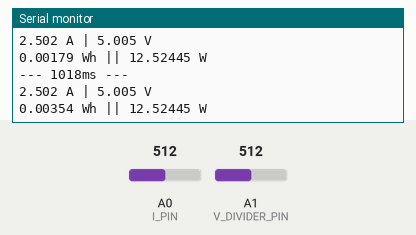
Bench run of a sketch on a simulated Arduino Uno, built with avr-gcc and run on an emulated ATmega328P. Parts: the last lines printed to the serial monitor. Inputs (shaded band) come from the test bench; at power-on: A0 (I_PIN) = 512, A1 (V_DIVIDER_PIN) = 512.

Above: at 1.3 s.
1.4 s: A0 (I_PIN) set to 716
At 1.85 s:
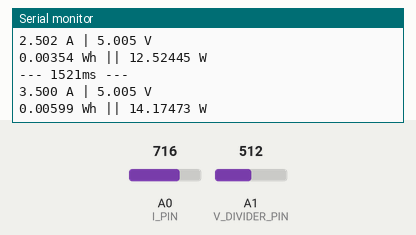
2.9 s: A1 (V_DIVIDER_PIN) set to 716
At 3.36 s:
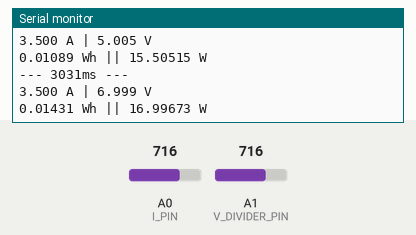
4.4 s: A0 (I_PIN) set to 900
At 4.87 s:
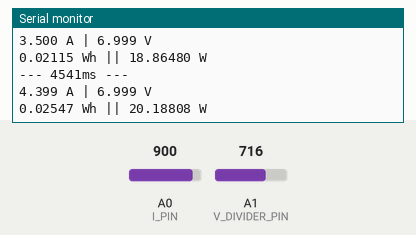
5.9 s: A1 (V_DIVIDER_PIN) set to 900
At 6.38 s:
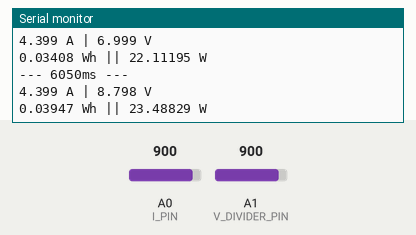
Timing chart, 0 to 8.4 s (numbered marks = the images above; inputs shaded):
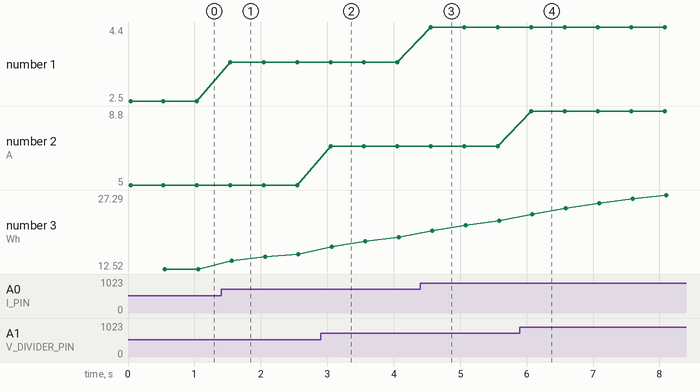

The sketch:

Power.ino
```cpp
const int LOOPDELAY = 500;          // Delay for programme loop in ms

const float RS_FAT = 0.10;          // Shunt, RS resistor value (in ohms)
const float RL_INTERNAL = 10.0;     // RL value (in kilo??? ohms)

const float VCC = 5.0;              // Reference voltage for analog read
const int I_PIN = A0;               // Input pin for measuring Vout
const int V_DIVIDER_PIN = A1;       // Input pin for measuring 50% of V

float analogCurrent;
float analogVoltageDivider;

unsigned long startTime;
unsigned long previousTime;
unsigned long currentTime;

float current = 0.00;
float voltage = 0.00;

float totalEnergy = 0.00;
float power = 0.00;

void setup() {
  // Initialize serial monitor
  Serial.begin(9600);
  startTime = currentTime = previousTime = millis();

  pinMode(I_PIN, INPUT);
  pinMode(V_DIVIDER_PIN, INPUT);

  Serial.print("=== START TIME : ");
  Serial.print(startTime);
  Serial.print("ms ===");
  Serial.println(" ");
}

void loop() {
  currentTime = millis();
  getVIPE();
  printVIPE();
  delay(LOOPDELAY);
}

// Voltage-Current-Power-Energy
void getVIPE() {

  // Read & Compute Current
  analogCurrent = analogRead(A0);
  current = (( analogCurrent * VCC / 1023)) / ( RS_FAT * RL_INTERNAL );

  // Read & Compute Voltage
  analogVoltageDivider = analogRead(A1);
  voltage = 2.0 * (analogVoltageDivider * VCC ) / 1023;

  //Calculate energy and power
  unsigned long timeElapsedSinceLastCycle = (currentTime - previousTime);  // in ms.
  unsigned long timeElapsedSinceStart = (currentTime - startTime);

  totalEnergy = totalEnergy + (voltage * current * (timeElapsedSinceLastCycle / 3600000.0)); //in Wh
  power = totalEnergy / (timeElapsedSinceStart/3600000.0) ; //in W

  previousTime = currentTime;
}

void printVIPE() {
  Serial.print("--- ");
  Serial.print(currentTime);
  Serial.print("ms ---");
  Serial.println();
  Serial.print(current, 3);
  Serial.print(" A | ");
  Serial.print(voltage, 3);
  Serial.println(" V");
  Serial.print(totalEnergy, 5);
  Serial.print(" Wh || ");
  Serial.print(power, 5);
  Serial.println(" W");
}
```

Measured:
- after the input at 1.4 s, the serial monitor: prints a new line after 0.14 s (image 1)
- after the input at 2.9 s, the serial monitor: prints a new line after 0.15 s (image 2)
- after the input at 4.4 s, the serial monitor: prints a new line after 0.16 s (image 3)
- after the input at 5.9 s, the serial monitor: prints a new line after 0.17 s (image 4)
- plotted number 1: 2.5 → 3.5 after the input at 1.4 s, 3.5 → 4.4 after the input at 4.4 s
- plotted number 2: 5 → 7 after the input at 2.9 s, 7 → 8.8 after the input at 5.9 s
- plotted number 3: 12.52 → 15.51 after the input at 1.4 s, 15.51 → 18.86 after the input at 2.9 s, 18.86 → 22.11 after the input at 4.4 s, 22.11 → 27.29 after the input at 5.9 s
